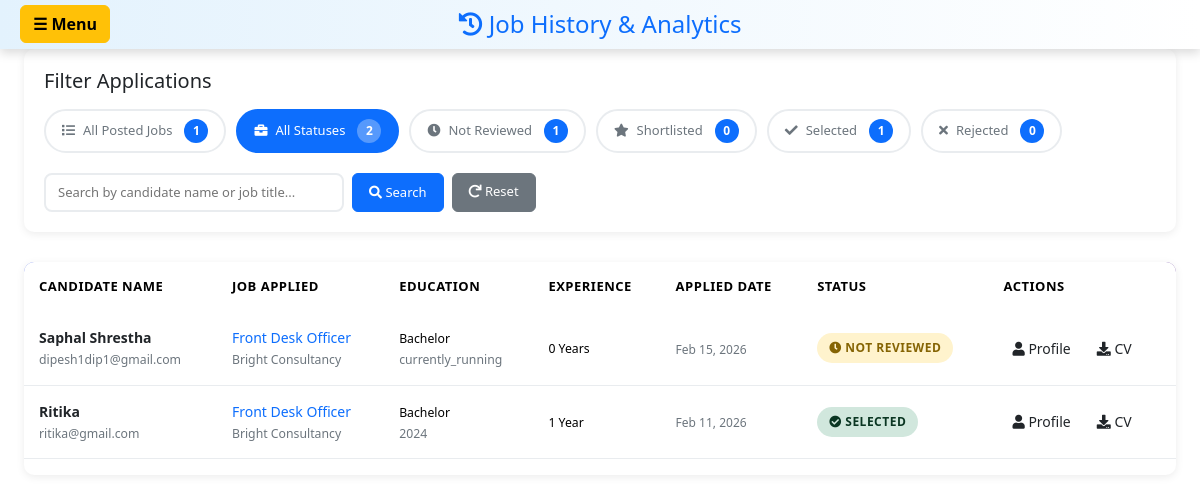
The app's page /job-history/ (signed in), older data.
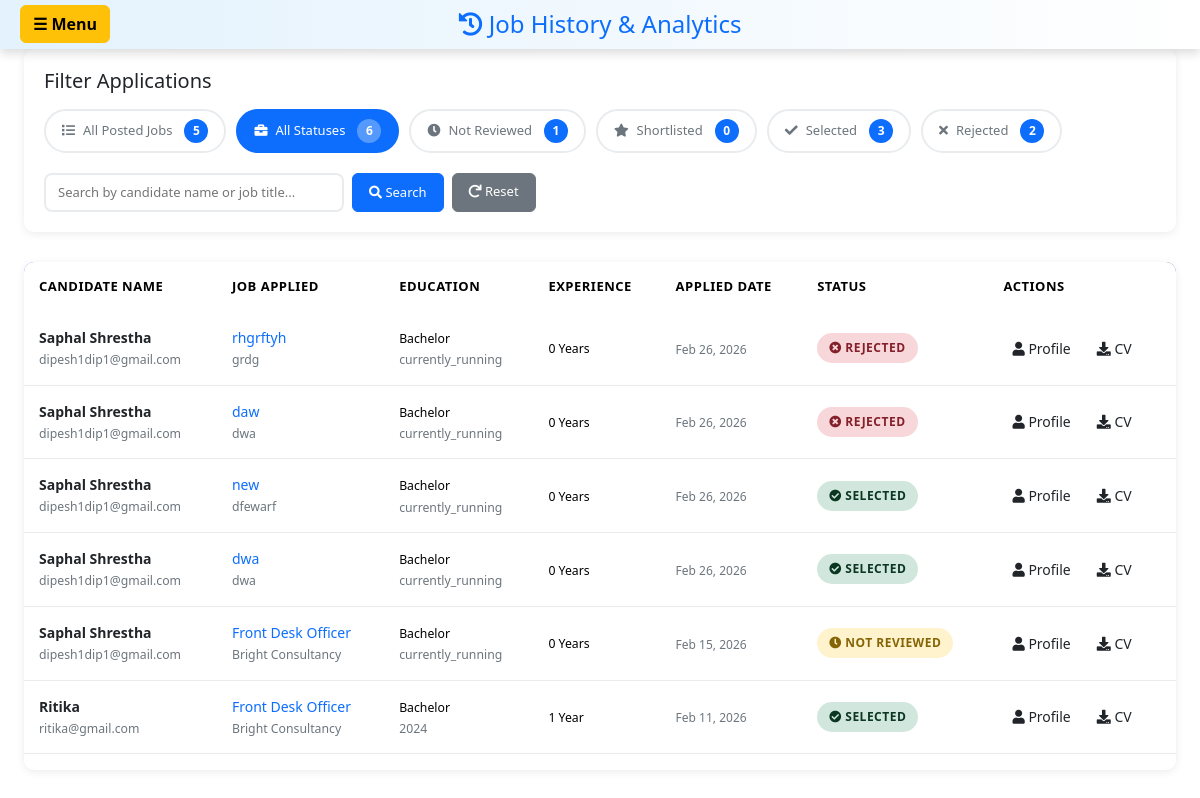
The same page, newer data.
### candidate/models.py (models this page shows, shortened)
class candidateApplication(models.Model):
    user=models.ForeignKey(User,on_delete=models.CASCADE)
    job = models.ForeignKey(JobPost,on_delete=models.CASCADE)
    education_level = models.CharField(
        max_length=20,
        choices=EDUCATION_CHOICES,
        default='BACHELOR'
    )
    passingYear = models.CharField(
        max_length=20,
        choices=PASSING_YEAR_CHOICES,
        default='currently_running'
    )
    yearOfExp=models.IntegerField(
        default=0,
        validators=[MinValueValidator(0)]
    )
    resume=models.FileField(upload_to="resume")
    support_documents=models.FileField(
        upload_to="support_docs",
        null=True,
        blank=True,
        help_text="Optional: Academic documents (PDF only, max 5MB)"
    )
    status=models.CharField(choices=STATUS_CHOICE, default="pending", max_length=20)
    applied_at=models.DateTimeField(auto_now_add=True, null=True)
    class Meta:
        unique_together = ('user', 'job')
    def get_education_display(self):
        education_map = {
            'SEE': 'SEE (Secondary Education Examination)',
            'SLC': 'SLC (School Leaving Certificate)',
            'PLUS2': '+2 (Higher Secondary)',
            'DIPLOMA': 'Diploma',
            'BACHELOR': 'Bachelor',
            'MASTERS': 'Masters',
        }
        return education_map.get(self.education_level, self.education_level)

### hr/models.py (models this page shows, shortened)
class JobPost(models.Model):
    user = models.ForeignKey(User, on_delete=models.CASCADE)
    title = models.CharField(max_length=200)
    address = models.CharField(max_length=200)
    CompanyName = models.CharField(max_length=200)
    salaryLow = models.FloatField(default=0, validators=[MinValueValidator(0)])
    salaryHigh = models.FloatField(default=0, validators=[MinValueValidator(0)])
    applycount = models.IntegerField(default=0)
    lastDateToApply = models.DateField()
    created_at = models.DateTimeField(auto_now_add=True, null=True)
    employment_type = models.CharField(
        max_length=20, choices=EMPLOYMENT_TYPE_CHOICES,
        default='full-time', null=True, blank=True
    )
    work_mode = models.CharField(
        max_length=20, choices=WORK_MODE_CHOICES,
        default='on-site', null=True, blank=True
    )
    required_experience = models.CharField(
        max_length=50,
        choices=EXPERIENCE_LEVEL_CHOICES,
        default='no-experience',
        help_text='Select required years of experience'
    )
    required_experience_custom = models.CharField(
        max_length=100,
        null=True,
        blank=True,
        help_text='Custom experience requirement (e.g., 1.5 years)'
    )
    required_education = models.CharField(
        max_length=50,
        choices=REQUIRED_EDUCATION_CHOICES,
        default='no-education',
        help_text='Select required education level'
    )
    required_skills = models.TextField(
        null=True,
        blank=True,
        help_text='Comma-separated skills (e.g., Python, SQL, Communication)'
    )

### hr/views.py (the view, shortened to what this page needs)
# urls.py: path("job-history/", views.job_history, name='job_history'),
@login_required(login_url='login_user')
def job_history(request):
    all_jobs = JobPost.objects.filter(user=request.user).order_by('-created_at')
    display_mode = request.GET.get('mode', 'applications')
    all_applications = candidateApplication.objects.filter(
        job__user=request.user
    ).select_related('user', 'job').order_by('-applied_at')
    status_filter = request.GET.get('status', 'all')
    if status_filter != 'all':
        all_applications = all_applications.filter(status=status_filter)
    search_query = request.GET.get('search', '').strip()
    total_applications = candidateApplication.objects.filter(job__user=request.user).count()
    pending_count = candidateApplication.objects.filter(
        job__user=request.user, status='pending'
    ).count()
    shortlisted_count = candidateApplication.objects.filter(
        job__user=request.user, status='shortlisted'
    ).count()
    selected_count = candidateApplication.objects.filter(
        job__user=request.user, status='selected'
    ).count()
    rejected_count = candidateApplication.objects.filter(
        job__user=request.user, status='rejected'
    ).count()
    context = {
        'all_jobs': all_jobs,
        'all_applications': all_applications,
        'status_filter': status_filter,
        'search_query': search_query,
        'total_applications': total_applications,
        'pending_count': pending_count,
        'shortlisted_count': shortlisted_count,
        'selected_count': selected_count,
        'rejected_count': rejected_count,
        'total_jobs': all_jobs.count(),
        'display_mode': display_mode,
        'navbar_title': mark_safe("""
        <h2><i class="fas fa-history"></i> Job History & Analytics</h2>
    """)
    }
    return render(request, 'hr/job_history.html', context)

### hr/templates/hr/job_history.html (shortened to what this page needs)
<!DOCTYPE html>
<html lang="en">
<head>
    <link href="https://cdn.jsdelivr.net/npm/bootstrap@5.3.8/dist/css/bootstrap.min.css" rel="stylesheet">
    <link href="https://cdnjs.cloudflare.com/ajax/libs/font-awesome/6.4.0/css/all.min.css" rel="stylesheet">
</head>
<body>
    {% include 'hr/navbar.html' %}
    <div class="container-fluid px-4" style="max-width: 1400px;">
        <div class="filter-section">
            <h5 class="mb-3">Filter Applications</h5>
            <div class="status-tabs">
                <a href="?mode=jobs" class="status-tab {% if display_mode == 'jobs' and request.GET.mode == 'jobs' %}active{% elif display_mode == 'jobs' %}active{% endif %}">
                    <i class="fas fa-list"></i>All Posted Jobs
                    <span class="count-badge">{{ total_jobs }}</span>
                </a>
                <a href="?mode=applications&status=all" class="status-tab {% if display_mode == 'applications' and status_filter == 'all' %}active{% endif %}">
                    <i class="fas fa-briefcase"></i>All Statuses
                    <span class="count-badge">{{ total_applications }}</span>
                </a>
                <a href="?mode=applications&status=pending" class="status-tab {% if status_filter == 'pending' %}active{% endif %}">
                    <i class="fas fa-clock"></i>Not Reviewed
                    <span class="count-badge">{{ pending_count }}</span>
                </a>
                <a href="?mode=applications&status=shortlisted" class="status-tab {% if status_filter == 'shortlisted' %}active{% endif %}">
                    <i class="fas fa-star"></i>Shortlisted
                    <span class="count-badge">{{ shortlisted_count }}</span>
                </a>
                <a href="?mode=applications&status=selected" class="status-tab {% if status_filter == 'selected' %}active{% endif %}">
                    <i class="fas fa-check"></i>Selected
                    <span class="count-badge">{{ selected_count }}</span>
                </a>
                <a href="?mode=applications&status=rejected" class="status-tab {% if status_filter == 'rejected' %}active{% endif %}">
                    <i class="fas fa-times"></i>Rejected
                    <span class="count-badge">{{ rejected_count }}</span>
                </a>
            </div>
            <form method="GET" class="d-flex gap-2" id="filterForm" style="max-width: 350px;">
                <div class="search-box" style="flex: 0 0 auto; width: 300px;">
                    <input type="text" name="search" placeholder="Search by candidate name or job title..."
                        value="{{ search_query }}" style="font-size: 13px; padding: 8px 12px;"/>
                </div>
                <button type="submit" class="btn btn-primary" style="padding: 8px 16px; font-size: 13px; white-space: nowrap;">
                    <i class="fas fa-search"></i> Search
                </button>
                <a href="{% url 'job_history' %}" class="btn btn-secondary" style="padding: 8px 16px; font-size: 13px; white-space: nowrap;">
                    <i class="fas fa-redo"></i> Reset
                </a>
            </form>
        </div>
        {% if display_mode == 'jobs' %}
            {% if all_jobs %}
            <div class="applications-table">
                <table class="table">
                    <thead>
                        <tr>
                            <th>Job Title</th>
                            <th>Company</th>
                            <th>Location</th>
                            <th>Salary Range</th>
                            <th>Employment Type</th>
                            <th>Work Mode</th>
                            <th>Posted Date</th>
                            <th>Applications</th>
                        </tr>
                    </thead>
                    <tbody>
                        {% for job in all_jobs %}
                        <tr>
                            <td>
                                <div class="job-title">{{ job.title }}</div>
                            </td>
                            <td>
                                <small>{{ job.CompanyName }}</small>
                            </td>
                            <td>
                                <small><i class="fas fa-map-marker-alt"></i> {{ job.address }}</small>
                            </td>
                            <td>
                                <small>Rs {{ job.salaryLow }} - Rs {{ job.salaryHigh }}</small>
                            </td>
                            <td>
                                <span class="status-badge" style="background-color: #ffc107; color: #000;">
                                    {{ job.get_employment_type_display|upper }}
                                </span>
                            </td>
                            <td>
                                <span class="status-badge" style="background-color: #17a2b8; color: white;">
                                    {{ job.get_work_mode_display|upper }}
                                </span>
                            </td>
                            <td>
                                <small class="applied-date">{{ job.created_at|date:"M d, Y" }}</small>
                            </td>
                            <td>
                                {% with app_count=job.candidateapplication_set.count %}
                                <span class="badge bg-primary">{{ app_count }}</span>
                                {% endwith %}
                            </td>
                        </tr>
                        {% endfor %}
                    </tbody>
                </table>
            </div>
            {% else %}
            <div class="empty-state">
                <div class="empty-state-icon"><i class="fas fa-briefcase"></i></div>
                <h5>No job posts found</h5>
                <p>You haven't posted any jobs yet</p>
            </div>
            {% endif %}
        {% else %}
            {% if all_applications %}
            <div class="applications-table">
                <table class="table">
                    <thead>
                        <tr>
                            <th>Candidate Name</th>
                            <th>Job Applied</th>
                            <th>Education</th>
                            <th>Experience</th>
                            <th>Applied Date</th>
                            <th>Status</th>
                            <th>Actions</th>
                        </tr>
                    </thead>
                    <tbody>
                        {% for app in all_applications %}
                        <tr>
                            <td>
                                <div class="candidate-name">{{ app.user.get_full_name|default:app.user.username }}</div>
                                <small style="color: #6c757d;">{{ app.user.email }}</small>
                            </td>
                            <td>
                                <div class="job-title">{{ app.job.title }}</div>
                                <small style="color: #6c757d;">{{ app.job.CompanyName }}</small>
                            </td>
                            <td>
                                <small>{{ app.get_education_display }}</small><br/>
                                <small style="color: #6c757d;">{{ app.passingYear }}</small>
                            </td>
                            <td>
                                <small>{{ app.yearOfExp }} {% if app.yearOfExp == 1 %}Year{% else %}Years{% endif %}</small>
                            </td>
                            <td>
                                <small class="applied-date">{{ app.applied_at|date:"M d, Y" }}</small>
                            </td>
                            <td>
                                <span class="status-badge status-{{ app.status }}">
                                    {% if app.status == 'pending' %}
                                        <i class="fas fa-clock"></i> Not Reviewed
                                    {% elif app.status == 'shortlisted' %}
                                        <i class="fas fa-star"></i> Shortlisted
                                    {% elif app.status == 'selected' %}
                                        <i class="fas fa-check-circle"></i> Selected
                                    {% elif app.status == 'rejected' %}
                                        <i class="fas fa-times-circle"></i> Rejected
                                    {% endif %}
                                </span>
                            </td>
                            <td>
                                <div class="action-buttons">
                                    <a href="{% url 'view_candidate_profile' app.user.id %}"
                                       class="btn btn-sm btn-view-profile"
                                       title="View Candidate Profile">
                                        <i class="fas fa-user"></i> Profile
                                    </a>
                                    {% if app.resume %}
                                    <a href="{{ app.resume.url }}" class="btn btn-sm btn-download"
                                       download title="Download CV">
                                        <i class="fas fa-download"></i> CV
                                    </a>
                                    {% endif %}
                                </div>
                            </td>
                        </tr>
                        {% endfor %}
                    </tbody>
                </table>
            </div>
            {% else %}
            <div class="empty-state">
                <div class="empty-state-icon"><i class="fas fa-inbox"></i></div>
                <h5>No applications found</h5>
                <p>No candidates match your current filter criteria</p>
            </div>
            {% endif %}
        {% endif %}
    </div>
</body>
</html>

### hr/templates/hr/navbar.html (shortened to what this page needs)
<!doctype html>
<html lang="en">
  <head>
    <link href="https://cdn.jsdelivr.net/npm/bootstrap@5.3.8/dist/css/bootstrap.min.css" rel="stylesheet">
    <link href="https://cdnjs.cloudflare.com/ajax/libs/font-awesome/5.15.3/css/all.min.css" rel="stylesheet">
  </head>
  <body>
<div class="top-bar">
  <a class="btn btn-warning menu-btn" data-bs-toggle="offcanvas" href="#offcanvasExample" role="button" aria-controls="offcanvasExample">
    <strong>☰ Menu</strong>
  </a>
  <h2>{{ navbar_title|safe }}</h2>
</div>
  </body>
</html>

Row changes from the older to the newer data that the page shows:
added candidateApplication: user.get_full_name "Saphal Shrestha", user.email "dipesh1dip1@gmail.com", job "rhgrftyh", job.CompanyName "grdg", education "Bachelor", passingYear "currently_running", yearOfExp "0", shows "Years", applied_at "Feb 26, 2026", status "rejected" (drawn)
added candidateApplication: user.get_full_name "Saphal Shrestha", user.email "dipesh1dip1@gmail.com", job "daw", job.CompanyName "dwa", education "Bachelor", passingYear "currently_running", yearOfExp "0", shows "Years", applied_at "Feb 26, 2026", status "rejected" (drawn)
added candidateApplication: user.get_full_name "Saphal Shrestha", user.email "dipesh1dip1@gmail.com", job "new", job.CompanyName "dfewarf", education "Bachelor", passingYear "currently_running", yearOfExp "0", shows "Years", applied_at "Feb 26, 2026", status "selected" (drawn)
added candidateApplication: user.get_full_name "Saphal Shrestha", user.email "dipesh1dip1@gmail.com", job "dwa", job.CompanyName "dwa", education "Bachelor", passingYear "currently_running", yearOfExp "0", shows "Years", applied_at "Feb 26, 2026", status "selected" (drawn)
Text that changed along with them:
{{ total_jobs }}: "1" → "5"
{{ total_applications }}: "2" → "6"
{{ selected_count }}: "1" → "3"
{{ rejected_count }}: "0" → "2"
